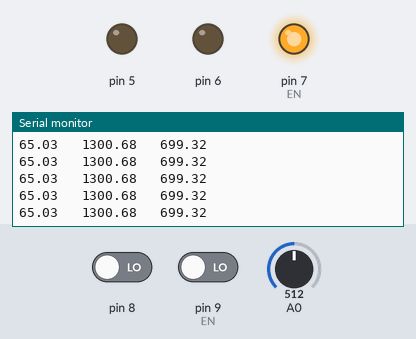
The sketch below on a simulated Arduino Uno, built with avr-gcc and run on an emulated ATmega328P. Shown: output pins drawn as LEDs (lit = HIGH), the last lines printed to the serial monitor. Inputs (shaded band) come from the test bench; at power-on: A0 = 512, pin 8 LOW, pin 9 (EN) LOW.

Above: at 1.2 s.
1.3 s: A0 set to 309
At 1.42 s:
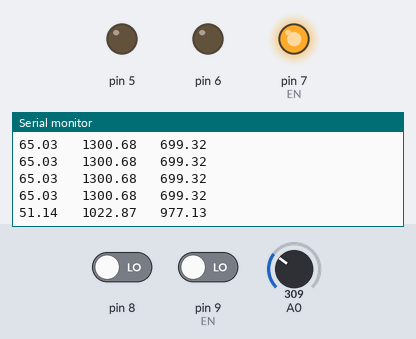
4.3 s: A0 set to 274
At 4.33 s:
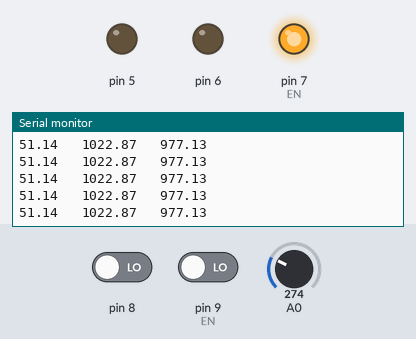
7.3 s: pin 8 driven HIGH and pin 9 (EN) driven HIGH
Timing chart, 0 to 10.3 s (numbered marks = the images above; inputs shaded):
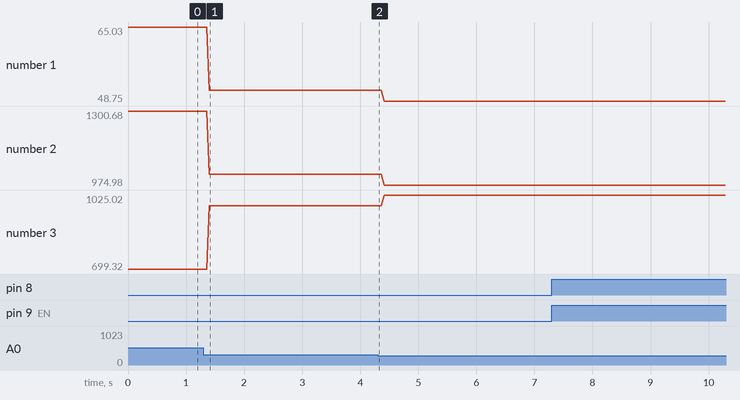

Measured:
- after the input at 1.3 s, the serial monitor: prints a new line after 0.10 s (image 1)
- plotted number 1: 65.03 → 51.14 after the input at 1.3 s, 51.14 → 48.75 after the input at 4.3 s
- plotted number 2: 1300.68 → 1022.87 after the input at 1.3 s, 1022.87 → 974.98 after the input at 4.3 s
- plotted number 3: 699.32 → 977.13 after the input at 1.3 s, 977.13 → 1025.02 after the input at 4.3 s

The sketch:

PerfusionPumpController.ino
```cpp
const float MIN_FREQ = 0.5;
const float MAX_FREQ = 140;
const float MIN_DUTY = 30;
const float MAX_DUTY = 100;

void setup() {
  Serial.begin(115200);
  // put your setup code here, to run once:
  pinMode(5, OUTPUT); // 1A
  pinMode(6, OUTPUT); // 2A
  pinMode(7, OUTPUT); // EN
  pinMode(8, INPUT); // 2A
  pinMode(9, INPUT); // EN
  digitalWrite(7, HIGH);
  digitalWrite(5, LOW);
  digitalWrite(6, LOW);
  noInterrupts();
}

void loop() {
  // put your main code here, to run repeatedly:
  bool start = digitalRead(8);
  bool dir = digitalRead(9);
  int value = analogRead(0);
  float Speed = (value/1023.0) * MAX_FREQ + MIN_FREQ;
  float DutyCycle = (value/1023.0) * (MAX_DUTY-MIN_DUTY) + MIN_DUTY;

  float Freq = 0.5;
  float Duty = DutyCycle;

  float pulseInMs = 1000/Freq;
  float onTime = pulseInMs * Duty/100.0;
  float offTime = pulseInMs * (1.0-Duty/100.0);
  Serial.println(String(DutyCycle) + "   "+String(onTime,2) + "   "+String(offTime));
  if (start)
  {
   int pin = dir ? 5 : 6;
   digitalWrite(pin, HIGH);
   delay(onTime);
   digitalWrite(pin, LOW);
   delay(offTime);
  }
  // if delay is 0, maximum rate is 1ml/sec
//  delay(1000);  // this will do 1ml/minute (good for mice?)
  delay(10000);    // this will do 2 ml / minute
}
```
